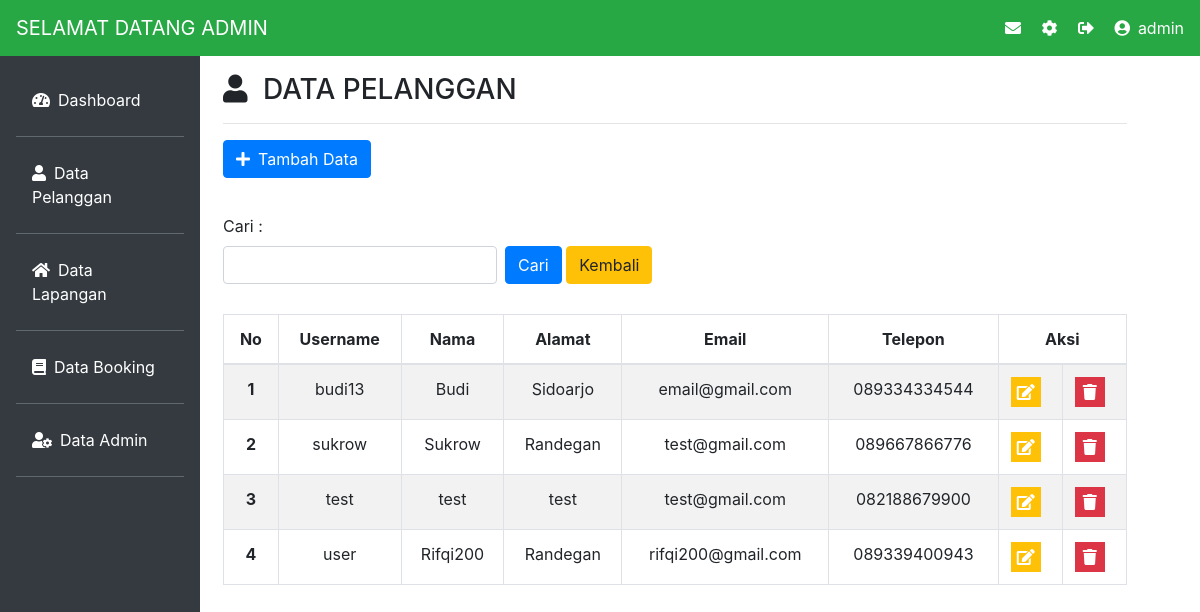
The page /admin/index.php?halaman=pelanggan (signed in) on the database its author committed.
### tables this page shows
CREATE TABLE `pelanggan` (
  `ID_PELANGGAN` varchar(10) NOT NULL,
  `NAMA_PELANGGAN` varchar(250) DEFAULT NULL,
  `ALAMAT_PELANGGAN` text,
  `EMAIL_PELANGGAN` varchar(250) DEFAULT NULL,
  `TELP_PELANGGAN` varchar(15) DEFAULT NULL,
  `USERNAME_PELANGGAN` varchar(50) DEFAULT NULL,
  `PASSWORD_PELANGGAN` varchar(50) DEFAULT NULL
);

### admin/pelanggan/pelanggan.php (the view, shortened to what this page needs)
<h3><i class="fas fa-user mr-2"></i>  DATA PELANGGAN </h3><hr>
        <a href="index.php?halaman=tambahpelanggan" class="btn btn-primary mb-3"><i class="fas fa-plus mr-2"></i>Tambah Data</a>
        <div class="container-cari">
          <form method="post">
            <div class="form-group">
              <label for="">Cari :</label>
              <div style="display: flex;flex-direction: row;">
                <input type="text" class="form-control" name="search">
                <button type="submit" name="cari" class="btn btn-primary ml-2" style="display: inline-block;">Cari</button>&nbsp;<input class="btn btn-warning" type="button" value="Kembali" onclick="history.back(-1)">
              </div>
            </div>
          </form>
        </div>
        <table class="table table-striped table-bordered text-center">
          <thead>
            <tr>
              <th scope="col">No</th>
              <th scope="col">Username</th>
              <th scope="col">Nama</th>
              <th scope="col">Alamat</th>
              <th scope="col">Email</th>
              <th scope="col">Telepon</th>
              <th colspan="2" scope="col">Aksi</th>
            </tr>
          </thead>
          <tbody>
            <?php
            if(isset($_POST['cari'])){
            $no = 1;
            $cari = $_POST['search'];
            $result=mysqli_query($kon,"SELECT * FROM pelanggan WHERE ID_PELANGGAN LIKE '%$cari%' OR  NAMA_PELANGGAN LIKE '%$cari%' OR  ALAMAT_PELANGGAN LIKE '%$cari%' OR EMAIL_PELANGGAN LIKE '%$cari%' OR TELP_PELANGGAN LIKE '%$cari%' OR USERNAME_PELANGGAN LIKE '%$cari%' ORDER BY ID_PELANGGAN ASC");
            while ($data = mysqli_fetch_array($result)) {
                      echo "<th scope='row'>".$no."</th>";
                      echo "<td style='display:none;'>".$data['ID_PELANGGAN']."</td>";
                      echo "<td>".$data['USERNAME_PELANGGAN']."</td>";
                      echo "<td>".$data['NAMA_PELANGGAN']."</td>";
                      echo "<td>".$data['ALAMAT_PELANGGAN']."</td>";
                      echo "<td>".$data['EMAIL_PELANGGAN']."</td>";
                      echo "<td>".$data['TELP_PELANGGAN']."</td>";
                      echo "<td><a href='index.php?halaman=editpelanggan&ID_PELANGGAN=".$data['ID_PELANGGAN']."' class='bg-warning' style='width:30px;height:30px; display: flex;align-items:center;justify-content: center;''><i class='fas fa-edit text-white' data-toggle='tooltip' title='edit'></i></a></td>";
                      echo "<td><a href='pelanggan/hapus.php?ID_PELANGGAN=".$data['ID_PELANGGAN']."' Onclick=\"return confirm('Anda Yakin Menghapus ?')\" class='bg-danger' style='width:30px;height:30px; display: flex;align-items:center;justify-content: center;''><i class='fas fa-trash text-white' data-toggle='tooltip' title='delete'></i></a></td>";
                      echo "</tr>";
                $no++;
              }
            } else{
              $result = mysqli_query($kon, "SELECT * FROM pelanggan ORDER BY ID_PELANGGAN ASC");
              $no = 1;
              while ($data = mysqli_fetch_array($result)) {
                      echo "<th scope='row'>".$no."</th>";
                      echo "<td>".$data['USERNAME_PELANGGAN']."</td>";
                      echo "<td>".$data['NAMA_PELANGGAN']."</td>";
                      echo "<td>".$data['ALAMAT_PELANGGAN']."</td>";
                      echo "<td>".$data['EMAIL_PELANGGAN']."</td>";
                      echo "<td>".$data['TELP_PELANGGAN']."</td>";
                      echo "<td><a href='index.php?halaman=editpelanggan&ID_PELANGGAN=".$data['ID_PELANGGAN']."' class='bg-warning' style='width:30px;height:30px; display: flex;align-items:center;justify-content: center;''><i class='fas fa-edit text-white' data-toggle='tooltip' title='edit'></i></a></td>";
                      echo "<td><a href='pelanggan/hapus.php?ID_PELANGGAN=".$data['ID_PELANGGAN']."' Onclick=\"return confirm('Anda Yakin Menghapus ?')\" class='bg-danger' style='width:30px;height:30px; display: flex;align-items:center;justify-content: center;''><i class='fas fa-trash text-white' data-toggle='tooltip' title='delete'></i></a></td>";
                $no++;
              }
            }
              ?>
          </tbody>
        </table>
        </div>

### admin/css/style.css (style rules this page uses)
.container-cari { display: flex; flex-direction: row; width: 100%; height: 100px; justify-content: space-between; margin-top: 20px; }

### rows shown on the page
pelanggan: USERNAME_PELANGGAN "budi13", NAMA_PELANGGAN "Budi", ALAMAT_PELANGGAN "Sidoarjo", EMAIL_PELANGGAN "email@gmail.com", TELP_PELANGGAN "089334334544"
pelanggan: USERNAME_PELANGGAN "sukrow", NAMA_PELANGGAN "Sukrow", ALAMAT_PELANGGAN "Randegan", EMAIL_PELANGGAN "test@gmail.com", TELP_PELANGGAN "089667866776"
pelanggan: USERNAME_PELANGGAN "test", NAMA_PELANGGAN "test", ALAMAT_PELANGGAN "test", EMAIL_PELANGGAN "test@gmail.com", TELP_PELANGGAN "082188679900"
pelanggan: USERNAME_PELANGGAN "user", NAMA_PELANGGAN "Rifqi200", ALAMAT_PELANGGAN "Randegan", EMAIL_PELANGGAN "rifqi200@gmail.com", TELP_PELANGGAN "089339400943"

### other values the page prints
$_SESSION['loginadmin'] "admin"
